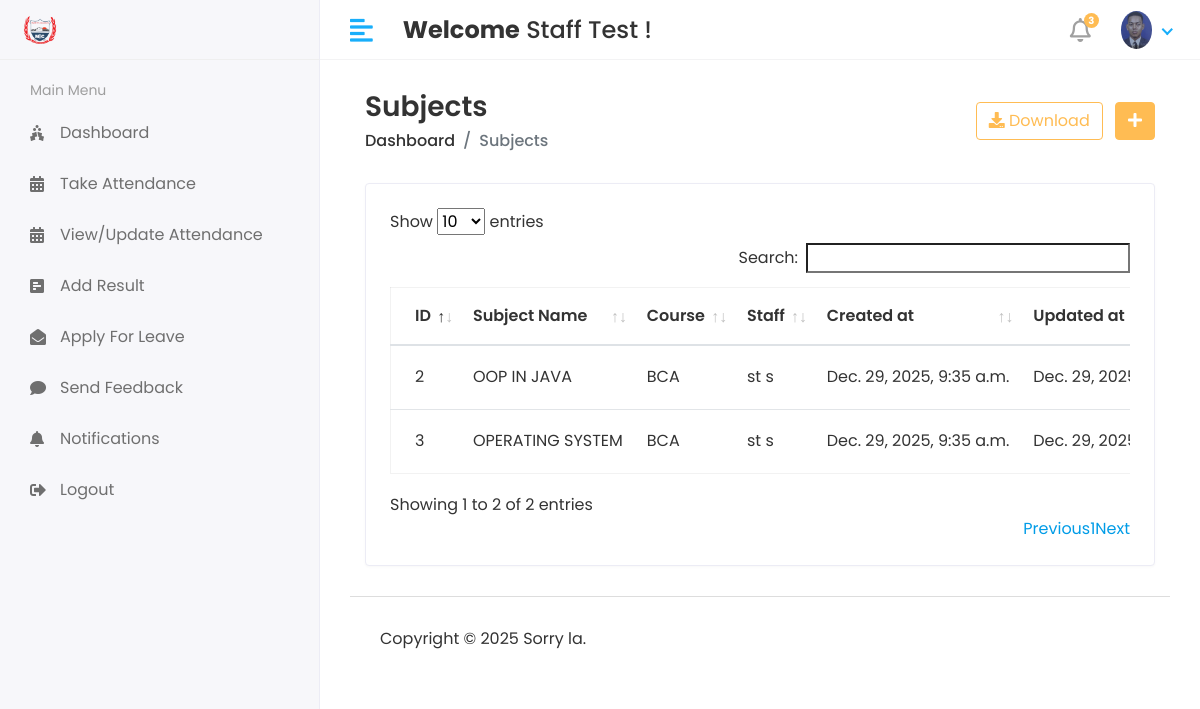
Screenshot of /hod/Subject/View (signed in) with the database file from the repository.
### smsapp/models.py (models this page shows, shortened)
class CustomUser(AbstractUser):
    USER = (
        (1,'HOD'),
        (2, 'STAFF'),
        (3, 'STUDENT'),
    )
    user_type = models.CharField(choices=USER, max_length=50, default=1)
    profile_pic = models.ImageField(upload_to='media/profile_pic')

class Subject(models.Model):
    name = models.CharField(max_length=100)
    course = models.ForeignKey(Course,on_delete=models.CASCADE)
    staff = models.ForeignKey(Staff,on_delete=models.CASCADE)
    created_at = models.DateTimeField(auto_now_add=True)
    updated_at = models.DateTimeField(auto_now=True)

class Course(models.Model):
     name = models.CharField(max_length=100)
     created_at = models.DateTimeField(auto_now=True)
     updated_at = models.DateTimeField(auto_now=True)
     def __str__(self):
         return self.name

class Staff(models.Model):
    admin = models.OneToOneField(CustomUser,on_delete=models.CASCADE)
    address =models.TextField()
    gender = models.CharField(max_length=100)
    created_at = models.DateTimeField(auto_now_add=True)
    updated_at = models.DateTimeField(auto_now=True)

### studentmanagementsystem/hod_views.py (the view)
# urls.py: path('hod/Subject/View', hod_views.VIEW_SUBJECT, name='view_subject'),
@login_required(login_url='/')
def VIEW_SUBJECT(request):
    subject = Subject.objects.all()
    context = {
        'subject':subject,
    }
    return render(request,'hod/view_subject.html',context)

### templates/hod/view_subject.html (shortened to what this page needs)
{% extends 'base.html' %}
{% block content %}
        <div class="content container-fluid">
               <div class="page-header">
                  <div class="row align-items-center">
                     <div class="col">
                        <h3 class="page-title">Subjects</h3>
                        <ul class="breadcrumb">
                           <li class="breadcrumb-item"><a href="index.html">Dashboard</a></li>
                           <li class="breadcrumb-item active">Subjects</li>
                        </ul>
                     </div>
                     <div class="col-auto text-right float-right ml-auto">
                        <a href="#" class="btn btn-outline-primary mr-2"><i class="fas fa-download"></i> Download</a>
                        <a href="add-student.html" class="btn btn-primary"><i class="fas fa-plus"></i></a>
                     </div>
                  </div>
               </div>
               <div class="row">
                  <div class="col-sm-12">
                     <div class="card card-table">
                        <div class="card-body">
                           <div class="table-responsive">
                              <table id="table_id" class="table table-hover table-center mb-0 ">
                                 <thead>
                                    <tr>
                                       <th>ID</th>
                                       <th>Subject Name</th>
                                      <th>Course</th>
                                      <th>Staff</th>
                                       <th>Created at</th>
                                       <th>Updated at</th>
                                    </tr>
                                 </thead>
                                 <tbody>
                                 {% for i in subject %}
                                    <tr>
                                       <td>{{i.id}}</td>
                                       <td>{{i.name}}</td>
                                      <td>{{i.course}}</td>
                                      <td>{{i.staff.admin.first_name}}&nbsp;{{i.staff.admin.last_name}}</td>
                                       <td>{{i.created_at}}</td>
                                       <td>{{i.updated_at}}</td>
                                    </tr>
                                 {% endfor %}
                                 </tbody>
                              </table>
                           </div>
                        </div>
                     </div>
                  </div>
               </div>
            </div>
{% endblock %}

### templates/includes/header.html (shortened to what this page needs)
{% load static %}
<div class="header">
   <div class="header-left">
    <a href="#" class="logo">
        <img src="{% static 'assets/img2/big.png' %}" alt="Logo">
    </a>
</div>
            <a href="javascript:void(0);" id="toggle_btn">
            <i class="fas fa-align-left"></i>
            </a>
            <div class="top-nav-search mt-3">
               <h4><strong>Welcome</strong>&nbsp<span>{{ user.first_name }} {{ user.last_name }}</span>&nbsp!</h4>
            </div>
            <ul class="nav user-menu">
               <li class="nav-item dropdown noti-dropdown">
                  <a href="#" class="dropdown-toggle nav-link" data-toggle="dropdown">
                  <i class="far fa-bell"></i> <span class="badge badge-pill">3</span>
                  </a>
               </li>
               <li class="nav-item dropdown has-arrow">
                  <a href="#" class="dropdown-toggle nav-link" data-toggle="dropdown">
                     {% if user.profile_pic == "" %}
                  <span class="user-img"><img class="rounded-circle" src="static 'assets/img/noimages" width="31" alt="Ryan Taylor"></span>
                     {% else %}
                  <span class="user-img"><img class="rounded-circle" src="/{{user.profile_pic}}" width="31" alt="Ryan Taylor"></span>
                  {% endif %}
                  </a>
               </li>
            </ul>
         </div>

### static/assets/css/style.css (style rules this page uses)
html { height: 100%; }
body { background-color: #fff; color: #333; font-family: 'Poppins', sans-serif; font-size: 1rem; height: 100%; line-height: 1.5; overflow-x: hidden; }
h1, h2, h3, h4, h5, h6 { font-family: 'Poppins', sans-serif; margin-top: 0; }
a { color: #009ce7; }
input, button, a { transition: all 0.4s ease; -moz-transition: all 0.4s ease; -o-transition: all 0.4s ease; -ms-transition: all 0.4s ease; -webkit-transition: all 0.4s ease; }
ul, ol { padding: 0px; list-style: none; }
.table { color: #333; max-width: 100%; margin-bottom: 0; width: 100%; }
.table.dataTable { border-collapse: collapse !important; border: 1px solid rgba(0, 0, 0, 0.05); }
.table thead tr th { font-weight: 600; }
.table tbody tr { border-bottom: 1px solid rgba(0, 0, 0, 0.05); }
.table.table-center td, .table.table-center th { vertical-align: middle; }
.card-table .card-body .table > thead > tr > th { border-top: 0; }
.card-table .card-body .table tr td:first-child, .card-table .card-body .table tr th:first-child { padding-left: 1.5rem; }
.card-table .table td, .card-table .table th { border-top: 1px solid #e2e5e8; padding: 1rem 0.75rem; white-space: nowrap; }
.btn-primary { background-color: #FFBC53; border: 1px solid #FFBC53; }
.btn-outline-primary { color: #FFBC53; border-color: #FFBC53; }
.card { border: 1px solid #ececf5; box-shadow: 0 1px 3px 0 rgba(0, 0, 0, 0.03); margin-bottom: 1.875rem; }
.card-body { padding: 1.5rem; }
.header { background-color: #fff; border-bottom: 1px solid #f3f3f4; left: 0; position: fixed; right: 0; top: 0; z-index: 1001; height: 60px; }
.header .header-left { float: left; height: 60px; padding: 0 20px; position: relative; width: 320px; z-index: 1; transition: all 0.2s ease-in-out; background-color: #f7f7fa; border-bottom: 1px solid #efefef; border-right: 1px solid #ececf5; display: flex; align-items: center; }
.header .header-left .logo { display: inline-block; line-height: 60px; }
.header .header-left .logo img { max-height: 40px; width: auto; }
.header .dropdown-toggle:after { display: none; }
.header .has-arrow .dropdown-toggle:after { border-top: 0; border-left: 0; border-bottom: 2px solid #18aefa; border-right: 2px solid #18aefa; content: ''; height: 8px; display: inline-block; pointer-events: none; -webkit-transform-origin: 66% 66%; -ms-transform-origin: 66% 66%; transform-origin: 66% 66%; -webkit-transform: rotate(45deg); -ms-transform: rotate(45deg); transform: rotate(45deg); -webkit-transition: all 0.15s ease-in-out; transition: all 0.15s ease-in-out; width: 8px; vertical-align: 0px; }
.user-menu { float: right; margin: 0; position: relative; z-index: 99; padding-right: 15px; }
.user-menu.nav > li > a { color: #a0a0a0; font-size: 14px; line-height: 58px; padding: 0 15px; height: 60px; }
.user-img { margin-right: 3px; position: relative; }
.top-nav-search { float: left; margin-left: 15px; }
.page-header { margin-bottom: 1.875rem; }
.page-header .breadcrumb { background-color: transparent; color: #6c757d; font-size: 1rem; font-weight: 500; margin-bottom: 0; padding: 0; }
.page-header .breadcrumb a { color: #333; }
.page-title { font-size: 28px; font-weight: 600; color: #333; margin-bottom: 5px; }
.user-menu.nav > li > a .badge { background-color: #FFBC53; display: block; font-size: 10px; font-weight: bold; height: 15px; width: 15px; position: absolute; right: 7px; top: 13px; color: #fff; padding: 3px; }
.user-menu.nav > li > a > i { font-size: 1.5rem; line-height: 60px; }
@media (min-width: 992px) { #toggle_btn { align-items: center; color: #18aefa; display: inline-flex; float: left; font-size: 26px; height: 60px; justify-content: center; margin-left: 15px; padding: 0 15px; } }

### rows the page displays
CustomUser: first_name "Staff", last_name "Test", profile_pic (picture)
Subject: id "2", name "OOP IN JAVA", course "BCA", staff.admin.first_name "st", staff.admin.last_name "s", created_at "Dec. 29, 2025, 9:35 a.m.", updated_at "Dec. 29,…"
Subject: id "3", name "OPERATING SYSTEM", course "BCA", staff.admin.first_name "st", staff.admin.last_name "s", created_at "Dec. 29, 2025, 9:35 a.m.", updated_at "Dec. 29,…"
